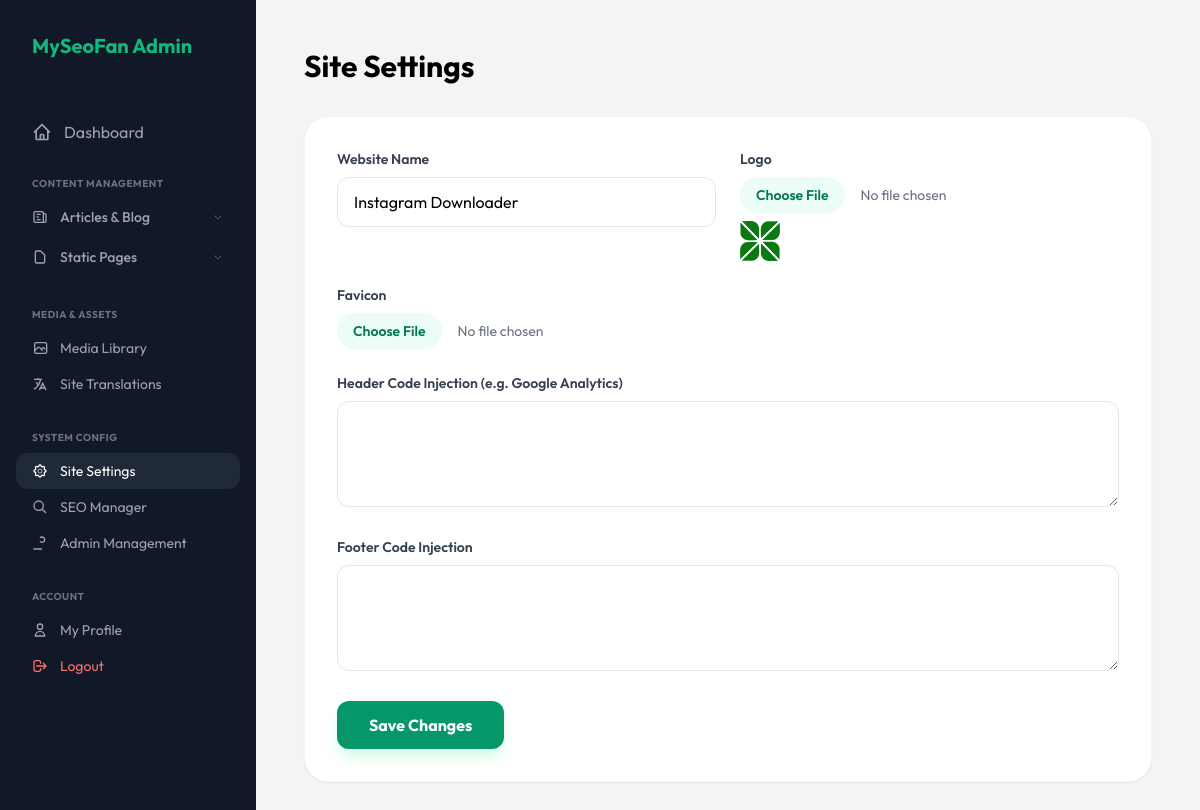
The page /admin/settings.php (signed in) on the database as committed earlier.
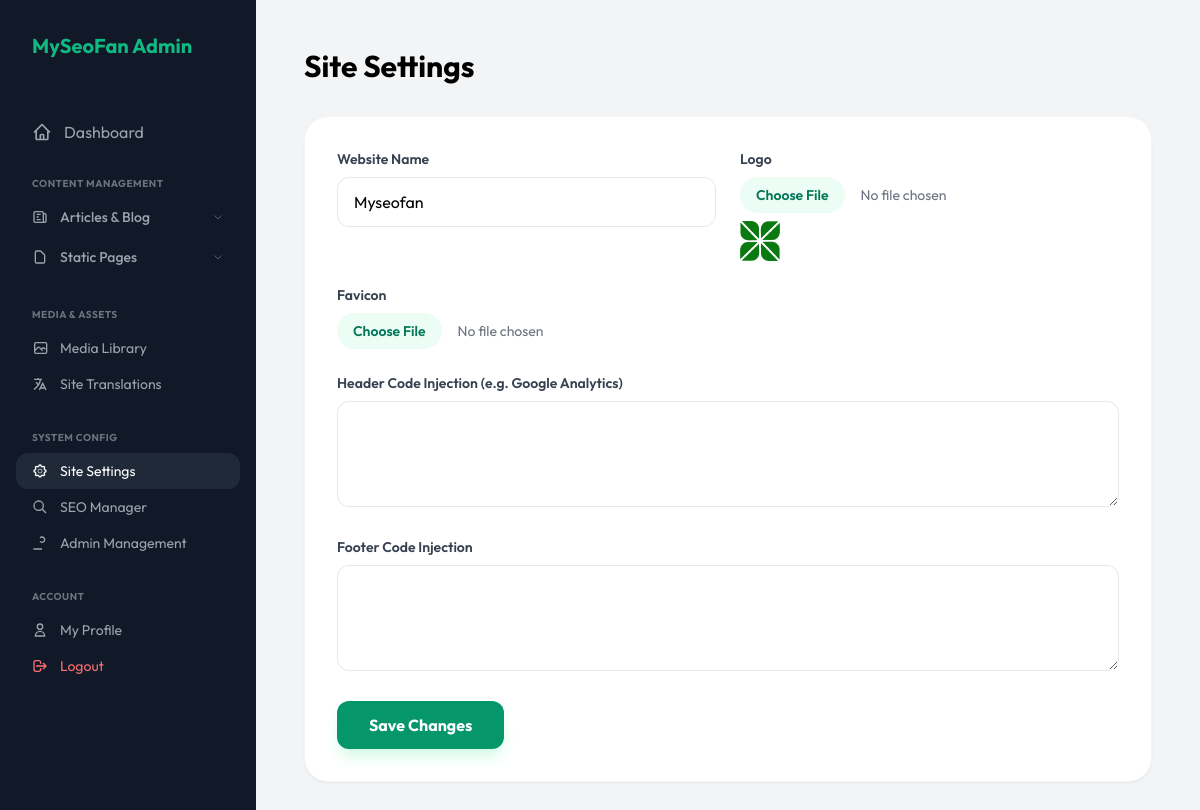
The same page on the database as committed later.
### tables this page shows
CREATE TABLE site_settings (id INTEGER PRIMARY KEY AUTOINCREMENT, site_name TEXT, logo_path TEXT, favicon_path TEXT, header_code TEXT, footer_code TEXT);

### includes/db.php (called while the page is built, shortened)
<?php
function getSiteSettings($pdo)
{
    try {
        return $pdo->query("SELECT * FROM site_settings LIMIT 1")->fetch();
    } catch (\Exception $e) {
        return [];
    }
}

### admin/settings.php (the view, shortened to what this page needs)
<?php
require_once '../includes/db.php';
$settings = getSiteSettings($pdo);
?>
<!DOCTYPE html>
<html lang="en">
<head>
    <script src="https://cdn.tailwindcss.com"></script>
</head>
<body class="flex">
    <?php include 'includes/sidebar.php'; ?>
    <main class="flex-1 p-12 overflow-y-auto">
        <h1 class="text-3xl font-bold mb-8">Site Settings</h1>
        <div class="bg-white p-8 rounded-3xl shadow-sm border border-gray-100 max-w-4xl">
            <form action="" method="POST" enctype="multipart/form-data" class="space-y-6">
                <div class="grid md:grid-cols-2 gap-6">
                    <div>
                        <label class="block text-sm font-semibold text-gray-700 mb-2">Website Name</label>
                        <input type="text" name="site_name"
                            value="<?php echo htmlspecialchars($settings['site_name'] ?? ''); ?>"
                            class="w-full px-4 py-3 rounded-xl border border-gray-200 outline-none focus:border-emerald-500">
                    </div>
                    <div>
                        <label class="block text-sm font-semibold text-gray-700 mb-2">Logo</label>
                        <input type="file" name="logo"
                            class="w-full text-sm text-gray-500 file:mr-4 file:py-2 file:px-4 file:rounded-full file:border-0 file:text-sm file:font-semibold file:bg-emerald-50 file:text-emerald-700 hover:file:bg-emerald-100">
                        <?php if (!empty($settings['logo_path'])): ?>
                            <img src="../<?php echo $settings['logo_path']; ?>" class="mt-2 h-10">
                        <?php endif; ?>
                    </div>
                </div>
                <div class="grid md:grid-cols-2 gap-6">
                    <div>
                        <label class="block text-sm font-semibold text-gray-700 mb-2">Favicon</label>
                        <input type="file" name="favicon"
                            class="w-full text-sm text-gray-500 file:mr-4 file:py-2 file:px-4 file:rounded-full file:border-0 file:text-sm file:font-semibold file:bg-emerald-50 file:text-emerald-700 hover:file:bg-emerald-100">
                    </div>
                </div>
                <div>
                    <label class="block text-sm font-semibold text-gray-700 mb-2">Header Code Injection (e.g. Google
                        Analytics)</label>
                    <textarea name="header_code" rows="4"
                        class="w-full px-4 py-3 rounded-xl border border-gray-200 outline-none focus:border-emerald-500 font-mono text-sm"><?php echo htmlspecialchars($settings['header_code'] ?? ''); ?></textarea>
                </div>
                <div>
                    <label class="block text-sm font-semibold text-gray-700 mb-2">Footer Code Injection</label>
                    <textarea name="footer_code" rows="4"
                        class="w-full px-4 py-3 rounded-xl border border-gray-200 outline-none focus:border-emerald-500 font-mono text-sm"><?php echo htmlspecialchars($settings['footer_code'] ?? ''); ?></textarea>
                </div>
                <button type="submit"
                    class="bg-emerald-600 text-white px-8 py-3 rounded-xl font-bold hover:bg-emerald-700 transition-all shadow-lg shadow-emerald-100">
                    Save Changes
                </button>
            </form>
        </div>
    </main>
</body>
</html>

Rows that differ between the two databases and show on the page:
changed site_settings: site_name "Instagram Downloader" → "Myseofan"
